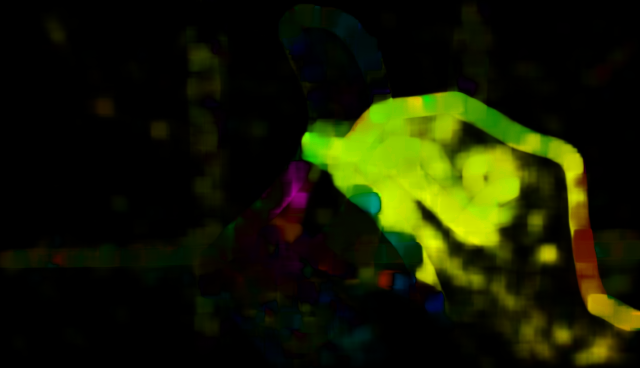
#> input picture opticalhsv.png, 640 x 368 px
$ python K_means_only.py   (Python 2 division)
#> lines starting #> are read from the running program, lines starting #| are printed output that depends on the picture; after the words box and inside, x2 and y2 are one past the last pixel; in counts of white or black regions, pixels touching at a corner belong together
import numpy as np
import cv2

img = cv2.imread('opticalhsv.png')
#> img is the input picture: shape (368, 640, 3); mean B, G, R 1.1, 27.9, 22.7
Z = img.reshape((-1,3))

# convert to np.float32
Z = np.float32(Z)

# define criteria, number of clusters(K) and apply kmeans()
criteria = (cv2.TERM_CRITERIA_EPS + cv2.TERM_CRITERIA_MAX_ITER, 10, 1.0)
K = 2
ret,label,center=cv2.kmeans(Z,K,None,criteria,10,cv2.KMEANS_RANDOM_CENTERS)
#> ret = 200120909.5; center = [[1.24, 7.15, 6.48], [0, 181.1, 142.6]]

# Now convert back into uint8, and make original image
center = np.uint8(center)
#> center = [[1, 7, 6], [0, 181, 142]]
res = center[label.flatten()]
res2 = res.reshape((img.shape))
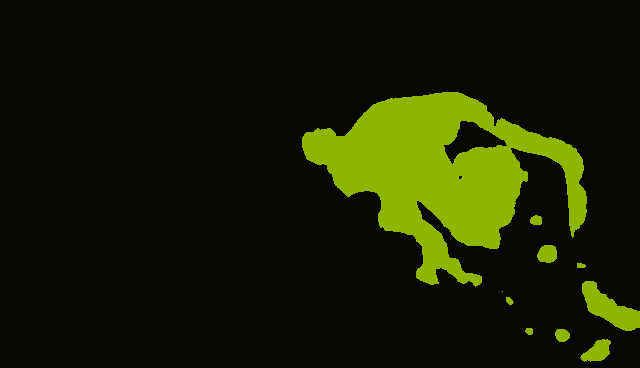
#> res2: shape (368, 640, 3); mean B, G, R 0.9, 27.8, 22.2
print np.unique(res2[:,:,2])
#| [  6 142]
print np.unique(res2[:,:,1])
#| [  7 181]
print res2.shape
#| (368, 640, 3)

temp = np.ones((res2.shape[0],res2.shape[1]),dtype = int)

for j in np.unique(res2[:,:,1]):
	temp[np.where(res2[:,:,1]==j)]=j
#> this loop made 2 passes
#> j on passes 1 to 2: 7, 181
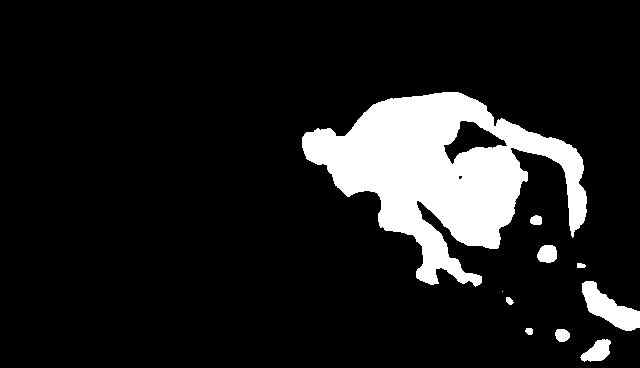
#> temp: shape (368, 640) int64; values 7 (black) and 181 (white), 11.9% white; 10 white regions (1 under 20 px), largest, box (x1, y1, x2, y2) and area: (302, 92, 587, 287) 25593, (582, 281, 640, 331) 1382, (580, 339, 611, 362) 438
# temp[np.where(res2[:,:,1]==43)]=1
# temp[np.where(res2[:,:,1]==128)]=2
# temp[np.where(res2[:,:,1]==204)]=3

for index, i in enumerate( np.unique(res2[:,:,1])):
	print i
	res2[temp==i] = np.array([index*100]*3)
#> this loop made 2 passes
#| 7
#| 181
	# np.random.randint(256, size=3)

# orders of the cluster : from big size -----> small size

cv2.imshow('k = 2',res2)
cv2.imwrite("temp.jpg",res2)
cv2.waitKey(0)
cv2.destroyAllWindows()
